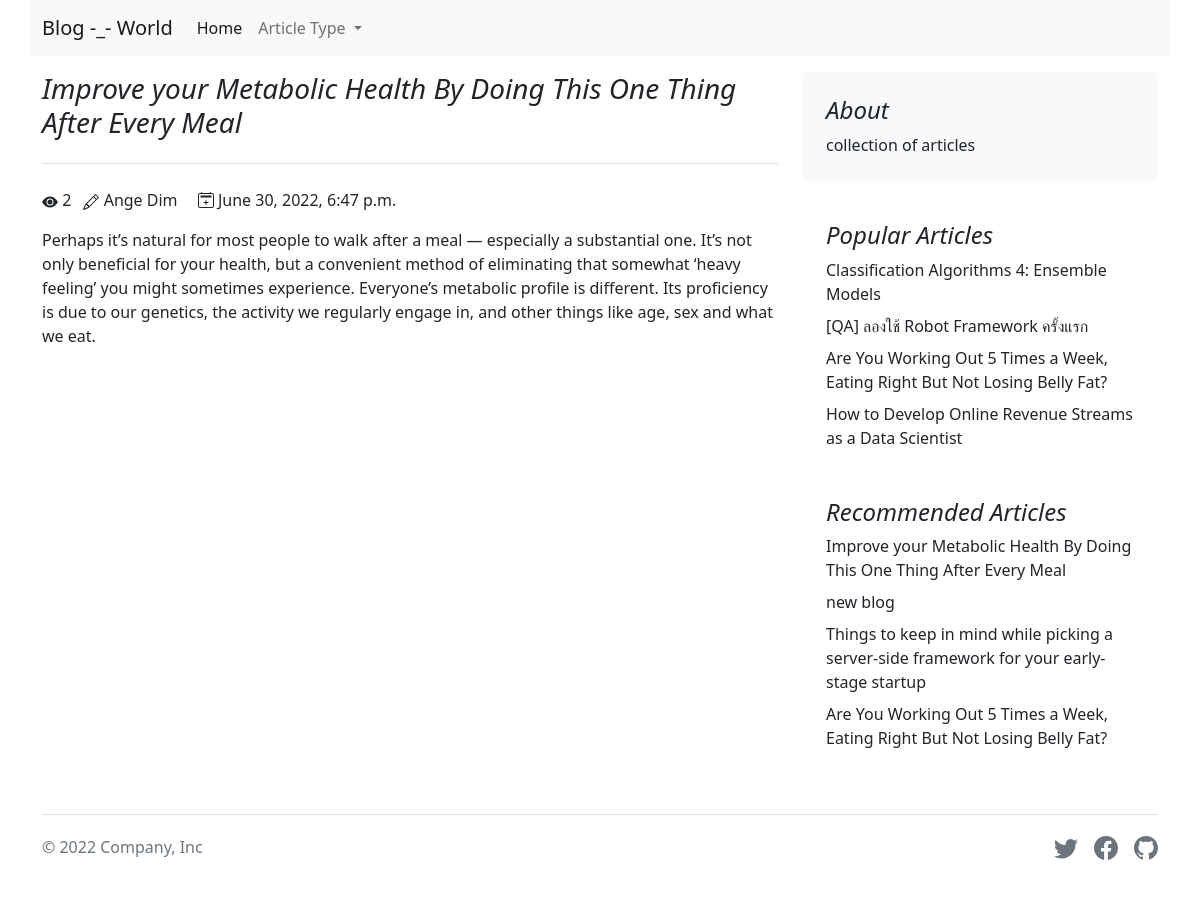
The app's page /blog/4 with its own data.
### blog/models.py (models this page shows, shortened)
class Blogs(models.Model) :
    name = models.CharField(max_length=255)
    description = models.TextField()
    content = models.TextField()
    category = models.ForeignKey(Category,on_delete=models.CASCADE)
    writer = models.CharField(max_length=255)
    views = models.IntegerField(default=0)
    created = models.DateTimeField(auto_now_add=True)

### blog/views.py (the view)
# urls.py: path('blog/<int:id>', blogDetail, name='blogDetail'),
def blogDetail(request, id):
    singleBlog = Blogs.objects.get(id=id)
    singleBlog.views = singleBlog.views+1
    singleBlog.save()
    context = {
        'blog': singleBlog,
        'popular': popular,
        'recommend': recommend,
        'categories': categories,
    }
    return render(request, 'blogDetail.html', context)

### category/models.py (called while the page is built)
    def __str__(self):
        return self.name

### blog/templates/blogDetail.html (shortened to what this page needs)
{% extends 'layout.html' %}
{% block content %}
<div class="col-md-8">
    <h3 class="pb-4 mb-4 fst-italic border-bottom">
        {{blog.name}}<br>{{result}}
    </h3>
    <span>
        <svg xmlns="http://www.w3.org/2000/svg" width="16" height="16" fill="currentColor" class="bi bi-eye-fill"
            viewBox="0 0 16 16">
            <path d="M10.5 8a2.5 2.5 0 1 1-5 0 2.5 2.5 0 0 1 5 0z" />
            <path d="M0 8s3-5.5 8-5.5S16 8 16 8s-3 5.5-8 5.5S0 8 0 8zm8 3.5a3.5 3.5 0 1 0 0-7 3.5 3.5 0 0 0 0 7z" />
        </svg> {{blog.views}}
    </span>
    <span class="mx-2">
        {{blog.writer}}
    </span>
    <span class="mx-2">
        {{blog.created}}
    </span>
    <article class="blog-post mt-3">
        {{blog.content}}
    </article>
</div>
{% endblock %}

### blog/templates/layout.html (shortened to what this page needs)
<!doctype html>
<html lang="en">
<head>
    <link href="https://cdn.jsdelivr.net/npm/bootstrap@5.2.0-beta1/dist/css/bootstrap.min.css" rel="stylesheet"
>
</head>
<body>
    <nav class="navbar navbar-expand-lg bg-light container sticky-top mb-3">
        <div class="container-fluid">
          <a class="navbar-brand" href="/">Blog -_- World</a>
          <div class="collapse navbar-collapse" id="navbarNavDropdown">
            <ul class="navbar-nav">
              <li class="nav-item">
                <a class="nav-link active" aria-current="page" href="/">Home</a>
              </li>
              <li class="nav-item dropdown">
                <a class="nav-link dropdown-toggle" href="#" id="navbarDropdownMenuLink" role="button" data-bs-toggle="dropdown" aria-expanded="false">
                    Article Type
                </a>
              </li>
            </ul>
          </div>
        </div>
      </nav>
    <main class="container">
        <div class="row g-4">
            {% block content %}
            {% endblock %}
            <div class="col-md-4">
                <div class="position-sticky" style="top: 2rem;">
                    <div class="p-4 mb-3 bg-light rounded">
                        <h4 class="fst-italic">About</h4>
                        <p class="mb-0">collection of articles</p>
                    </div>
                    <div class="p-4">
                        <h4 class="fst-italic">Popular Articles</h4>
                        <ol class="list-unstyled mb-0">
                            {% for blog in popular %}
                            <li class="mt-2"><a href="{% url 'blogDetail' blog.id %}" class="text-dark text-decoration-none">{{blog.name}}</a></li>
                            {% endfor %}
                        </ol>
                    </div>
                    <div class="p-4">
                        <h4 class="fst-italic">Recommended Articles</h4>
                        <ol class="list-unstyled">
                            {% for blog in recommend %}
                            <li class="mt-2"><a href="{% url 'blogDetail' blog.id %}" class="text-dark text-decoration-none">{{blog.name}}</a></li>
                            {% endfor %}
                        </ol>
                    </div>
                </div>
            </div>
        </div>
    </main>
    <div class="container">
        <footer class="d-flex flex-wrap justify-content-between align-items-center py-3 my-4 border-top">
          <p class="col-md-4 mb-0 text-muted">&copy; 2022 Company, Inc</p>
          <a href="/" class="col-md-4 d-flex align-items-center justify-content-center mb-3 mb-md-0 me-md-auto link-dark text-decoration-none">
            <svg class="bi me-2" width="40" height="32"><use xlink:href="#bootstrap"/></svg>
          </a>
          <ul class="nav col-md-4 justify-content-end list-unstyled d-flex">
            <li class="ms-3">
                <a class="text-muted" href="#">
                </a>
             </li>
            <li class="ms-3">
                <a class="text-muted" href="#">
                </a>
             </li>
            <li class="ms-3">
                <a class="text-muted" href="#">
                </a>
             </li>
        </footer>
      </div>
</body>
</html>

### records on screen
Blogs: name "Improve your Metabolic Health By Doing This One Thing After Every Meal", views "2", writer "Ange Dim", created "June 30, 2022, 6:47 p.m.", content "Perhaps it’s natural for most people to walk after a meal — especially a substantial one. It’s not only beneficial for your health, but a convenient method of eliminating that somewhat ‘heavy feeling’ you might sometimes experience. Everyone’s metabolic profile is different. Its proficiency is due to our genetics, the activity we regularly engage in, and other things like age, sex and what we eat."
Blogs: name "Classification Algorithms 4: Ensemble Models"
Blogs: name "[QA] ลองใช้ Robot Framework ครั้งแรก"
Blogs: name "Are You Working Out 5 Times a Week, Eating Right But Not Losing Belly Fat?"
Blogs: name "How to Develop Online Revenue Streams as a Data Scientist"
Blogs: name "new blog"
Blogs: name "Things to keep in mind while picking a server-side framework for your early-stage startup"
